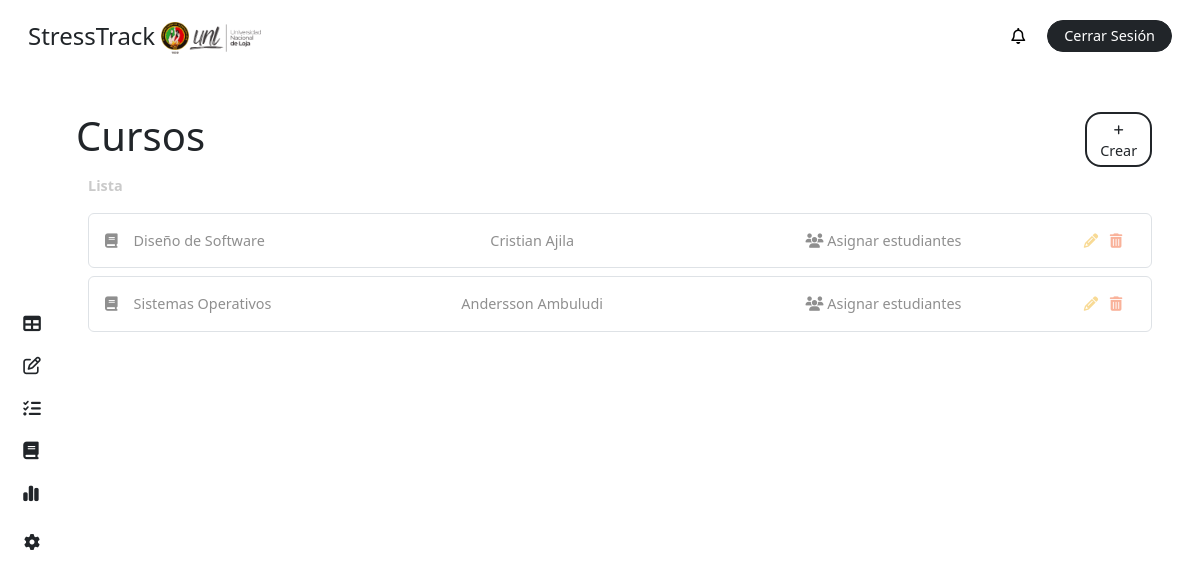
Screenshot of /courses/ (signed in) with the database file from the repository.
### stress/models.py (models this page shows, shortened)
class Course(models.Model):
    name = models.CharField(max_length=100)
    teacher = models.ForeignKey('CustomUser', on_delete=models.CASCADE, related_name='teaching_courses', limit_choices_to={'role': 'teacher'})

class CustomUser(AbstractBaseUser, PermissionsMixin):
    ROLE_CHOICES = [
        ('student', 'Alumno'),
        ('teacher', 'Profesor'),
        ('superuser', 'Administrador'),
    ]
    first_name = models.CharField(max_length=50, blank=True)
    last_name = models.CharField(max_length=50, blank=True)
    dni = models.CharField(max_length=10, unique=True, blank=True, null=True)
    email = models.EmailField(unique=True)
    role = models.CharField(max_length=20, choices=ROLE_CHOICES, default='student')
    is_active = models.BooleanField(default=True)
    is_staff = models.BooleanField(default=False)
    stress = models.IntegerField(default=0)
    share_stress_level = models.BooleanField(default=False)
    recommendation = models.ForeignKey(Recommendation, on_delete=models.SET_NULL, null=True, blank=True, related_name='users')
    course = models.ForeignKey(Course, on_delete=models.CASCADE, related_name='students', null=True, blank=True)
    group = models.ForeignKey(Team, on_delete=models.CASCADE, related_name='members', null=True, blank=True)
    tests = models.ManyToManyField(Test, related_name='users', blank=True)
    objects = CustomUserManager()
    USERNAME_FIELD = 'email'
    REQUIRED_FIELDS = []
    def __str__(self):
        return f"{self.first_name} {self.last_name}"

### stress/views.py (the view, shortened to what this page needs)
# urls.py: path('courses/', views.course_admin, name='courses'),
@login_required
def course_admin(request):
    form = CreateCourseForm()
    user = request.user
    courses = Course.objects.all()
    teachers = CustomUser.objects.filter(role='teacher')
    students = CustomUser.objects.filter(role='student')
    print(students)
    context = {
        'role': user.role,
        'courses': courses,
        'form': form,
        'teachers': teachers,
        'students': students,
        'notifications': user.notifications.all(),
        'unread_notifications': user.notifications.filter(is_read=False).count(),
    }
    return render(request, 'dashboard/course-admin.html', context)

### stress/templates/dashboard/course-admin.html (shortened to what this page needs)
{% extends "base/dashboard_base.html" %}
{% block content %}
{% include "elements/dashboard_sidebar.html" with role=role %}
<main class="main p-4 pt-3 pe-5">
  <div class="my-4">
        <div class="row">
            <div class="col-11 p-0">
                <h1 class="m-0">Cursos</h1>
            </div>
            <div class="col-1 d-flex flex-column justify-content-center">
                <button
                    class="fs-7 text-center rounded-4 bg-white border border-dark border-2 text-dark text-decoration-none py-1 px-2"
                    data-bs-toggle="modal"
                    data-bs-target="#addCourseModal"
                >
                    <i class="fa-solid fa-plus fs-8"></i> Crear
                </button>
            </div>
        </div>
        <label class="text-grisillo fw-bold my-2">
            Lista
        </label>
        {% if courses %}
            {% for course in courses %}
                <div class="p-3 rounded-2 text-gris border border-1 my-2">
                    <div class="row">
                        <div class="col-3">
                            <i class="fa-solid fa-book me-3"></i>{{ course.name }}
                        </div>
                        <div class="col-4 text-center">
                            {{ course.teacher.first_name }} {{ course.teacher.last_name }}
                        </div>
                        <div class="col-4 text-center">
                            <a href="#"
                                class="mx-1 text-decoration-none text-gris assign-students-link"
                                data-id="{{ course.id }}"
                                title="Asignar Estudiantes"
                            >
                                    <i class="fa-solid fa-users"></i> Asignar estudiantes
                            </a>
                        </div>
                        <div class="col-1 text-center">
                            <a href="#"
                                class="mx-1 text-decoration-none text-not-bad edit-course-link"
                                title="Editar"
                                data-id="{{ course.id }}"
                                data-name="{{ course.name }}"
                                data-teacher="{{ course.teacher.id }}"
                            >
                                <i class="fa-solid fa-pencil"></i>
                            </a>
                            <a  href="{% url 'delte-course' course.id %}"
                                class="mx-1 text-decoration-none text-dying"
                                title="Eliminar"
                                id="delete-course-{{ course.id }}"
                            >
                                <i class="fa-solid fa-trash-can"></i>
                            </a>
                        </div>
                    </div>
                </div>
            {% endfor %}
        {% else %}
            <div class="bg-inf p-3 rounded-2 text-gris">
                <i class="fas fa-info-circle me-2"></i> No existen cursos por el momento.
            </div>
        {% endif %}
    </div>
</main>
{% endblock %}

### stress/static/css/main.css (style rules this page uses)
body { height: 100vh; margin: 0; padding: 0; display: grid; grid-template-columns: 4rem 1fr; grid-template-rows: 4.5rem 1fr; grid-template-areas: "header header" "side main"; gap: 0; background-color: white; }
.main { grid-area: main; overflow-y: auto; }
.fs-7 { font-size: .9rem; }
.fs-8 { font-size: .7rem !important; }
.text-not-bad { color: #f8da95; }
.text-dying { color: #f9b29a; }
.text-grisillo { color: #cacaca; font-size: .9rem; }
.text-gris { color: #8f8f8f !important; font-size: .9rem; }

### rows the page displays
Course: name "Diseño de Software", teacher.first_name "Cristian", teacher.last_name "Ajila"
Course: name "Sistemas Operativos", teacher.first_name "Andersson", teacher.last_name "Ambuludi"
